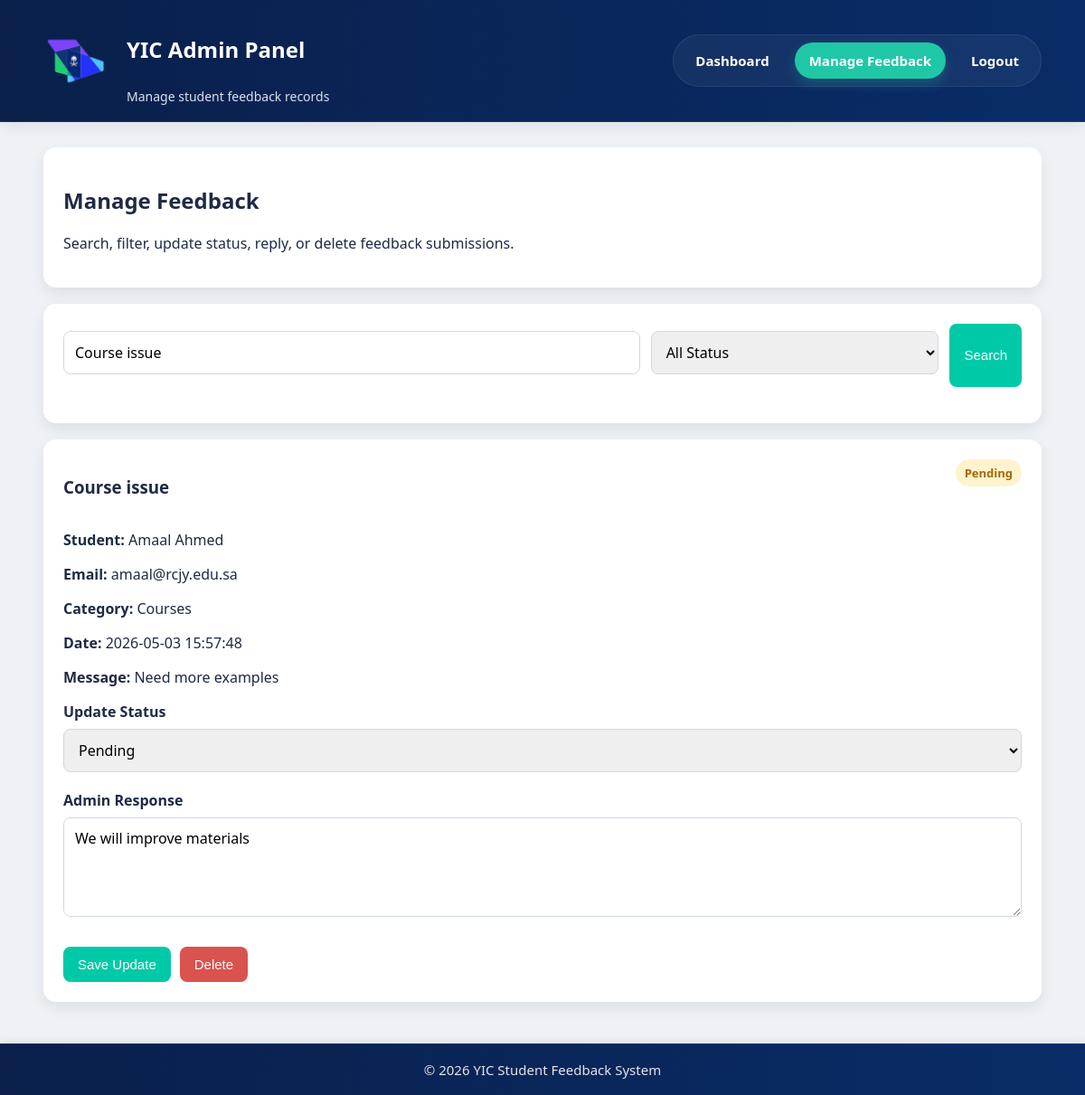
Screenshot of /admin_feedbacks.php?keyword=Course issue (signed in) with the database file from the repository.
### tables this page shows
CREATE TABLE `feedback` (
  `feedback_id` int NOT NULL,
  `user_id` int NOT NULL,
  `category_id` int NOT NULL,
  `title` varchar(150) NOT NULL,
  `message` text NOT NULL,
  `status` enum('pending','reviewed','resolved') NOT NULL DEFAULT 'pending',
  `created_at` timestamp NULL DEFAULT CURRENT_TIMESTAMP
);

CREATE TABLE `users` (
  `user_id` int NOT NULL,
  `name` varchar(100) NOT NULL,
  `email` varchar(100) NOT NULL,
  `password` varchar(255) NOT NULL,
  `role` enum('student','admin') NOT NULL DEFAULT 'student',
  `created_at` timestamp NULL DEFAULT CURRENT_TIMESTAMP
);

CREATE TABLE `categories` (
  `category_id` int NOT NULL,
  `category_name` varchar(100) NOT NULL,
  `description` text
);

CREATE TABLE `responses` (
  `response_id` int NOT NULL,
  `feedback_id` int NOT NULL,
  `admin_id` int NOT NULL,
  `response_text` text NOT NULL,
  `response_date` timestamp NULL DEFAULT CURRENT_TIMESTAMP
);

### admin_feedbacks.php (the view, shortened to what this page needs)
<?php
require_once "config/db.php";
$keyword = $_GET["keyword"] ?? "";
$sql = "
    SELECT
        f.feedback_id,
        f.title,
        f.message,
        f.status,
        f.created_at,
        u.name,
        u.email,
        c.category_name,
        r.response_text
    FROM feedback f
    JOIN users u ON f.user_id = u.user_id
    JOIN categories c ON f.category_id = c.category_id
    LEFT JOIN responses r ON f.feedback_id = r.feedback_id
    WHERE 1
";
$params = [];
if (!empty($keyword)) {
    $sql .= " AND (f.title LIKE ? OR f.message LIKE ? OR u.name LIKE ? OR c.category_name LIKE ?)";
    $search = "%$keyword%";
    $params[] = $search;
    $params[] = $search;
    $params[] = $search;
    $params[] = $search;
}
$sql .= " ORDER BY f.created_at DESC";
$stmt = $conn->prepare($sql);
$stmt->execute($params);
$feedbacks = $stmt->fetchAll(PDO::FETCH_ASSOC);
?>
<!DOCTYPE html>
<html lang="en">
<head>
  <link rel="stylesheet" href="style.css">
</head>
<body>
<header class="site-header">
  <div class="container header-content">
    <div class="logo-box">
      <img src="logo.png.png" alt="YIC Logo" class="logo-img">
      <div class="brand-text">
        <h2>YIC Admin Panel</h2>
        <p class="header-subtitle">Manage student feedback records</p>
      </div>
    </div>
    <nav class="header-nav">
      <a href="admin_dashboard.php">Dashboard</a>
      <a href="admin_feedbacks.php" class="active">Manage Feedback</a>
      <a href="logout.php">Logout</a>
    </nav>
  </div>
</header>
<main class="container">
  <section class="card">
    <h2>Manage Feedback</h2>
    <p>Search, filter, update status, reply, or delete feedback submissions.</p>
  </section>
  <section class="card">
    <form method="GET" class="search-row">
      <input type="text" name="keyword" placeholder="Search by title, student, category, or message" value="<?php echo htmlspecialchars($keyword); ?>">
      <select name="status">
        <option value="">All Status</option>
      </select>
      <button type="submit">Search</button>
    </form>
  </section>
  <?php if (count($feedbacks) === 0): ?>
    <div class="card">
      <p>No feedback available.</p>
    </div>
  <?php else: ?>
    <?php foreach ($feedbacks as $item): ?>
      <div class="card">
        <div class="card-top">
          <h3><?php echo $item["title"]; ?></h3>
          <span class="status-badge <?php echo $item["status"]; ?>">
            <?php echo ucfirst($item["status"]); ?>
          </span>
        </div>
        <p><strong>Student:</strong> <?php echo $item["name"]; ?></p>
        <p><strong>Email:</strong> <?php echo $item["email"]; ?></p>
        <p><strong>Category:</strong> <?php echo $item["category_name"]; ?></p>
        <p><strong>Date:</strong> <?php echo $item["created_at"]; ?></p>
        <p><strong>Message:</strong> <?php echo $item["message"]; ?></p>
        <form method="POST">
          <label>Update Status</label>
          <select name="status">
            <option value="pending" <?php if ($item["status"] === "pending") echo "selected"; ?>>Pending</option>
          </select>
          <label>Admin Response</label>
          <textarea name="response_text" placeholder="Write response..."><?php echo $item["response_text"] ?? ""; ?></textarea>
          <div class="action-row">
            <button type="submit" name="update_feedback">Save Update</button>
            <a href="admin_feedbacks.php?delete=<?php echo $item["feedback_id"]; ?>" onclick="return confirm('Delete this feedback?');">
              <button type="button" class="danger-btn">Delete</button>
            </a>
          </div>
        </form>
      </div>
    <?php endforeach; ?>
  <?php endif; ?>
</main>
<footer class="bottom-footer">
  <div class="container footer-content">
    <p>&copy; 2026 YIC Student Feedback System</p>
  </div>
</footer>
</body>
</html>

### style.css (style rules this page uses)
* { box-sizing: border-box; }
html, body { height: 100%; }
body { font-family: 'Segoe UI', sans-serif; margin: 0; background: #eef2f7; color: #1f2a44; min-height: 100vh; display: flex; flex-direction: column; }
.container { width: min(1200px, 92%); margin: auto; }
.site-header, .top-header { background: linear-gradient(90deg, rgba(5, 27, 71, 0.98) 0%, rgba(4, 40, 101, 0.98) 100%); color: white; position: sticky; top: 0; z-index: 1000; border-bottom: 1px solid rgba(255, 255, 255, 0.08); box-shadow: 0 4px 16px rgba(0, 0, 0, 0.08); }
.header-content, .header-row { display: flex; justify-content: space-between; align-items: center; gap: 24px; padding: 18px 0; }
.header-nav { display: flex; gap: 12px; align-items: center; flex-wrap: wrap; margin: 0; padding: 8px; list-style: none; background: rgba(255, 255, 255, 0.05); border: 1px solid rgba(255, 255, 255, 0.08); border-radius: 999px; }
.header-nav a, .main-nav a, nav a { color: white; text-decoration: none; font-weight: 600; font-size: 15px; transition: all 0.25s ease; }
.header-nav a { display: inline-block; padding: 10px 16px; border-radius: 999px; }
.header-nav a.active, .main-nav a.active, nav a.active { background: #20c7a6; color: #ffffff; box-shadow: 0 6px 14px rgba(32, 199, 166, 0.24); }
.header-subtitle, .site-subtitle, .small-text { color: #d8e1f0; margin: 6px 0 0; font-size: 14px; }
main { padding: 28px 0; flex: 1; }
.card, .hero-card, .feature-card, .stat-card { background: white; padding: 22px; border-radius: 14px; box-shadow: 0 6px 16px rgba(0, 0, 0, 0.08); }
.card { margin-bottom: 18px; }
.card-top { display: flex; justify-content: space-between; align-items: flex-start; gap: 14px; }
button, .btn { background: #00c9a7; color: white; border: none; padding: 11px 16px; border-radius: 8px; cursor: pointer; text-decoration: none; display: inline-block; font-size: 15px; transition: 0.25s ease; }
.danger-btn { background: #d9534f; }
input, textarea, select { width: 100%; padding: 11px 12px; margin: 8px 0 14px; border-radius: 8px; border: 1px solid #cfd7e6; font: inherit; }
textarea { min-height: 110px; resize: vertical; }
label { font-weight: 600; display: block; margin-top: 6px; }
.logo-box { display: flex; align-items: center; gap: 16px; }
.logo-img { width: 76px; height: 76px; object-fit: contain; display: block; }
.brand-text { display: flex; flex-direction: column; justify-content: center; }
.action-row { display: flex; gap: 10px; flex-wrap: wrap; margin-top: 14px; }
.search-row { display: grid; grid-template-columns: 2fr 1fr auto; gap: 12px; margin-bottom: 18px; }
.status-badge { display: inline-block; padding: 6px 10px; border-radius: 999px; font-size: 13px; font-weight: 600; }
.pending { background: #fff3cd; color: #a26a00; }
.bottom-footer { background: linear-gradient(90deg, rgba(5, 27, 71, 0.98) 0%, rgba(4, 40, 101, 0.98) 100%); color: white; width: 100%; margin-top: auto; border-top: 1px solid rgba(255, 255, 255, 0.08); box-shadow: 0 -2px 10px rgba(0, 0, 0, 0.08); }
.footer-content { display: flex; justify-content: center; align-items: center; padding: 18px 0; text-align: center; }
.bottom-footer p { margin: 0; font-size: 15px; font-weight: 500; color: rgba(255, 255, 255, 0.88); }

### rows the page displays
feedback: title "Course issue", status "Pending", user.name "Amaal Ahmed", user.email "amaal@rcjy.edu.sa", category.category_name "Courses", created_at "2026-05-03 15:57:48", message "Need more examples", response_text "We will improve materials"
